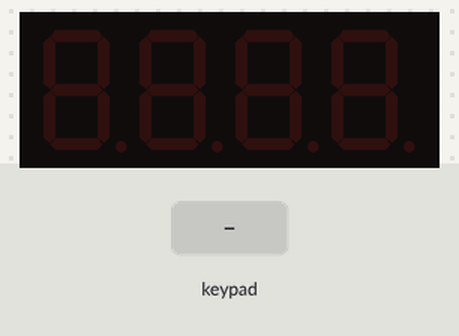
Bench run of a sketch on a simulated Arduino Uno, built with avr-gcc and run on an emulated ATmega328P. Parts: 4-digit seven-segment display. The inputs (shaded band) are chosen by the test bench.

Above: at 1.2 s.
1.3 s: keypad keys 2 1 2 0 1 9 1 8 pressed 0.4 s apart
At 3.3 s:
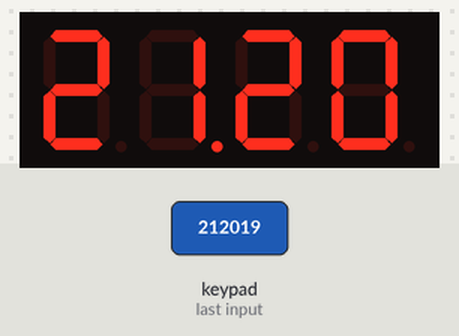
6.0 s: key 'A' pressed
At 7.8 s:
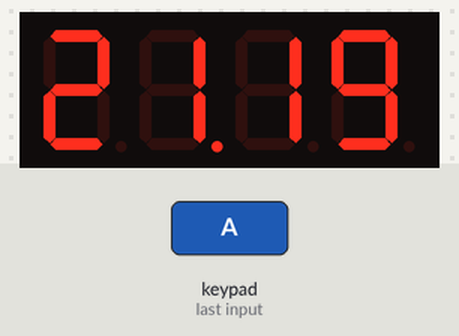
9.0 s: key 'C' pressed
At 9.6 s:
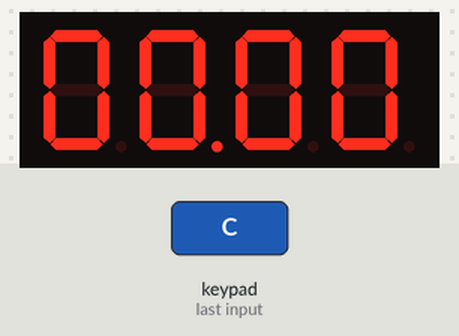
10.5 s: keypad keys 1 7 1 6 1 5 1 4 pressed 0.4 s apart
At 12.9 s:
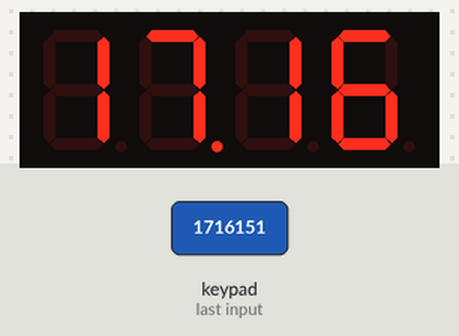
Timing chart, 0 to 14.4 s (numbered marks = the images above; inputs shaded):
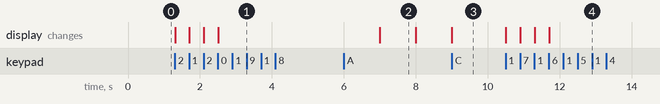

Measured:
- after the input at 1.3 s, the display: first changes at once (image 1 shows a later state)
- after the input at 6.0 s, the display: changes after 1.0 s (image 2)
- after the input at 10.5 s, the display: first changes at once (image 4 shows a later state)

The sketch:

Tarea_Reloj_Digital.ino
```cpp
#include <Keypad.h>
#include <SevSeg.h>

// --- OBJETOS ---
SevSeg sevseg;

// --- TECLADO (Sin cambios) ---
const byte ROWS = 4;
const byte COLS = 4;
char keys[ROWS][COLS] = {
  {'1','2','3','A'}, // A = Iniciar
  {'4','5','6','B'},
  {'7','8','9','C'}, // C = Reset
  {'.','0','-','D'}
};
byte rowPins[ROWS] = {21, 20, 19, 18};
byte colPins[COLS] = {17, 16, 15, 14};
Keypad keypad = Keypad(makeKeymap(keys), rowPins, colPins, ROWS, COLS);

// --- VARIABLES ---
long totalSegundos = 0;
int valorIngresado = 0;
bool cuentaRegresivaActiva = false;
unsigned long tiempoAnterior = 0;

void setup() {
  // --- CONFIGURACIÓN DE PINES (MODIFICADO) ---
  byte numDigits = 4;

  // AHORA USAMOS PINES 8, 9, 10, 11 PARA LOS DÍGITOS (Evitamos el 13)
  byte digitPins[] = {8, 9, 10, 11};

  // AHORA USAMOS PINES 0 AL 7 PARA LOS SEGMENTOS (A,B,C,D,E,F,G,DP)
  byte segmentPins[] = {0, 1, 2, 3, 4, 5, 6, 7};

  bool resistorsOnSegments = false;
  byte hardwareConfig = COMMON_CATHODE; // Si sale al revés, cambia a COMMON_ANODE

  sevseg.begin(hardwareConfig, numDigits, digitPins, segmentPins, resistorsOnSegments, false, true);
  sevseg.setBrightness(90);
}

void loop() {
  // Refresco constante del display
  sevseg.refreshDisplay();

  // Lectura del teclado
  char key = keypad.getKey();

  if (key) {
    // Si es número y no estamos contando: Ingresar datos
    if (key >= '0' && key <= '9' && !cuentaRegresivaActiva) {
      if (valorIngresado < 1000) {
        valorIngresado = (valorIngresado * 10) + (key - '0');
      }
      sevseg.setNumber(valorIngresado, 2);
    }

    // 'A': INICIAR
    else if (key == 'A') {
      int minutos = valorIngresado / 100;
      int segundos = valorIngresado % 100;
      totalSegundos = (minutos * 60) + segundos;

      cuentaRegresivaActiva = true;
      tiempoAnterior = millis();
    }

    // 'C': RESET
    else if (key == 'C') {
      cuentaRegresivaActiva = false;
      valorIngresado = 0;
      totalSegundos = 0;
      sevseg.setNumber(0, 2);
    }
  }

  // Lógica de Cuenta Regresiva (Sin delay)
  if (cuentaRegresivaActiva && totalSegundos > 0) {
    if (millis() - tiempoAnterior >= 1000) {
      tiempoAnterior = millis();
      totalSegundos--;

      int minutosRestantes = totalSegundos / 60;
      int segundosRestantes = totalSegundos % 60;
      int numeroParaMostrar = (minutosRestantes * 100) + segundosRestantes;

      sevseg.setNumber(numeroParaMostrar, 2);

      if (totalSegundos == 0) {
        cuentaRegresivaActiva = false;
      }
    }
  }
}
```
